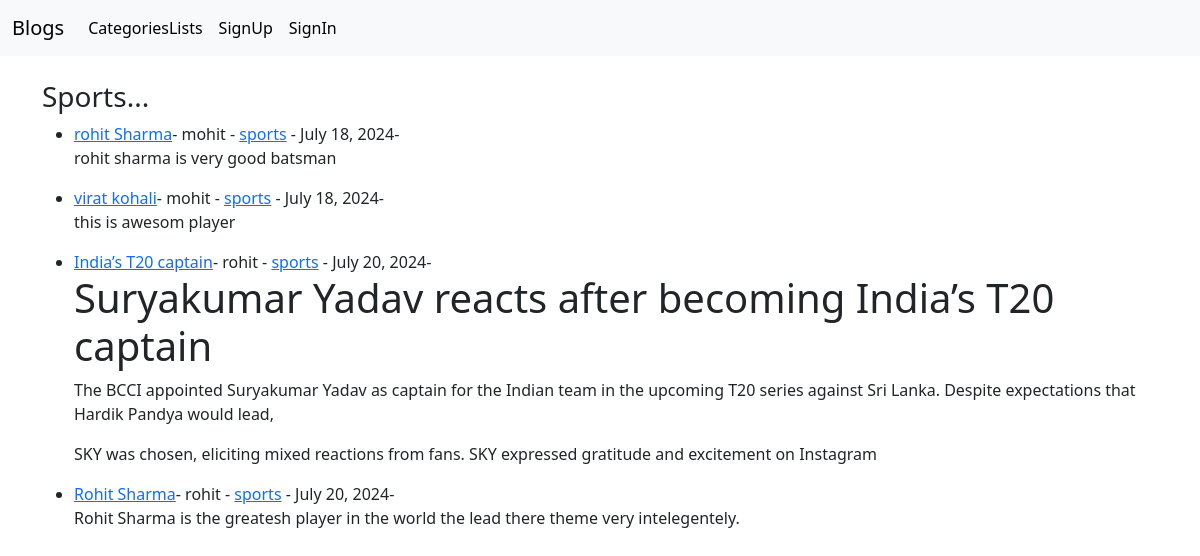
The app's page /category-posts/sports/ with its own data.
### blogapp/models.py (models this page shows, shortened)
class Post(models.Model):
    title = models.CharField(max_length=250)
    title_tag = models.CharField(max_length=250)
    author = models.ForeignKey(User,on_delete=models.CASCADE)
    body = RichTextField(blank=True,null=True)
    post_date = models.DateField(auto_now_add=True)
    category = models.CharField(max_length=250,default='coding...')
    like = models.ManyToManyField(User,related_name="blog_post")

### blogapp/views.py (the view, shortened to what this page needs)
# urls.py: path("category-posts/<str:cats>/",CategoryView,name='categories'),
def CategoryView(request,cats):
    query = Post.objects.filter(category=cats.replace("-"," "))
    return render(request,'categories.html',{'categories_posts':query,'cats':cats.title().replace("-"," ")})

### templates/categories.html (shortened to what this page needs)
{% extends "base.html" %}
{% block content %}
{% if categories_posts %}
    <h3>{{cats}}...</h3>
    <ul>
        {% for post in categories_posts %}
        <li>
        <a href="{% url 'detail-post' post.pk %}">{{post.title}}</a>-
        {{post.author}} - <a href="{% url 'categories' post.category %}">{{post.category}}</a> - {{post.post_date}}-
        <br>
        {{post.body | safe}}
        </li>
        {% endfor %}
    </ul>
{% else %}
<p>Sorry this page does not exist...</p>
{% endif %}
{% endblock %}

### records on screen
Post: title "rohit Sharma", author "mohit", category "sports", post_date "July 18, 2024", body "rohit sharma is very good batsman"
Post: title "virat kohali", author "mohit", category "sports", post_date "July 18, 2024", body "this is awesom player"
Post: title "India’s T20 captain", author "rohit", category "sports", post_date "July 20, 2024", body "Suryakumar Yadav reacts after becoming India’s T20 captain The BCCI appointed Suryakumar Yadav as captain for the Indian team in the upcoming T20 series against Sri Lanka. Despite expectations that Hardik Pandya would lead, SKY was chosen, eliciting mixed reactions from fans. SKY expressed gratitude and excitement on Instagram"
Post: title "Rohit Sharma", author "rohit", category "sports", post_date "July 20, 2024", body "Rohit Sharma is the greatesh player in the world the lead there theme very intelegentely."

### other values on screen
{{ cats }} "Sports"
